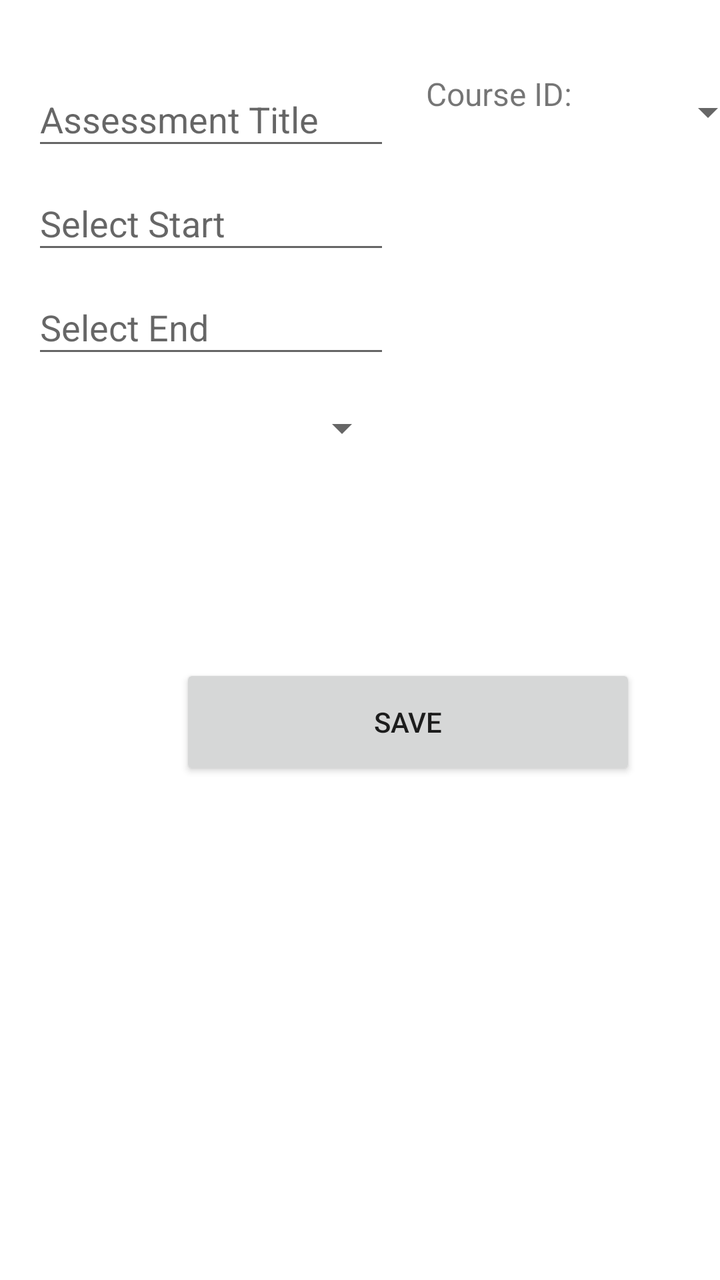
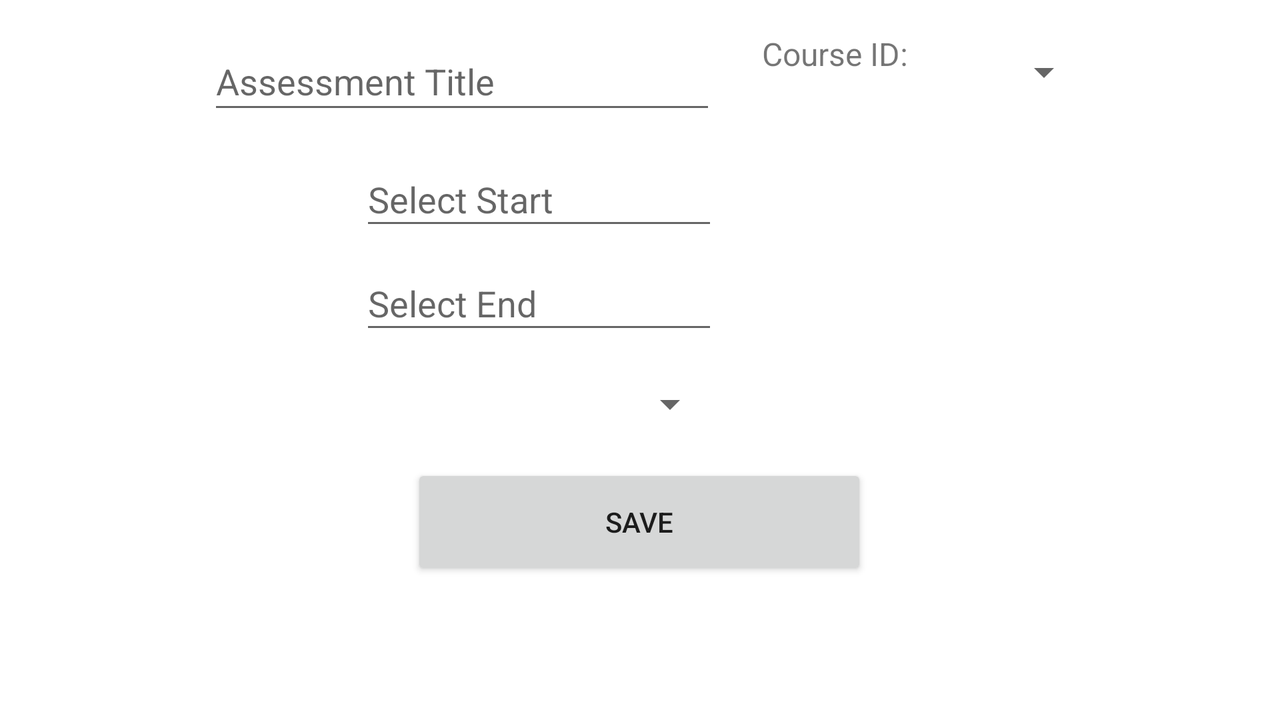

First picture: res/layout/ on a phone held upright. Second picture: the repository's own variant of that layout, on a device whose configuration matches the variant's folder. Source for both follows.
<!-- AndroidManifest.xml: application theme Theme.AcademicScheduleApp -->
<!-- res/layout/activity_add_assessment.xml -->
<?xml version="1.0" encoding="utf-8"?>
<androidx.constraintlayout.widget.ConstraintLayout xmlns:android="http://schemas.android.com/apk/res/android"
    xmlns:app="http://schemas.android.com/apk/res-auto"
    xmlns:tools="http://schemas.android.com/tools"
    android:layout_width="match_parent"
    android:layout_height="match_parent"
    tools:context=".UI.AddAssessmentActivity">

    <Spinner
        android:id="@+id/addAssessmentTypeField"
        android:layout_width="179dp"
        android:layout_height="44dp"
        android:layout_marginStart="16dp"
        android:layout_marginTop="192dp"
        android:ems="10"
        android:inputType="textNoSuggestions"
        app:layout_constraintStart_toStartOf="parent"
        app:layout_constraintTop_toTopOf="parent" />

    <EditText
        android:id="@+id/addAssessmentTitleField"
        android:layout_width="179dp"
        android:layout_height="44dp"
        android:layout_marginStart="16dp"
        android:layout_marginTop="36dp"
        android:ems="10"
        android:hint="Assessment Title"
        android:inputType="textNoSuggestions"
        app:layout_constraintStart_toStartOf="parent"
        app:layout_constraintTop_toTopOf="parent" />

    <EditText
        android:id="@+id/addAssessmentEndField"
        android:layout_width="179dp"
        android:layout_height="44dp"
        android:layout_marginStart="16dp"
        android:layout_marginTop="140dp"
        android:ems="10"
        android:hint="Select End"
        android:focusable="false"
        android:inputType="text|date"
        app:layout_constraintStart_toStartOf="parent"
        app:layout_constraintTop_toTopOf="parent" />

    <EditText
        android:id="@+id/addAssessmentStartField"
        android:layout_width="179dp"
        android:layout_height="44dp"
        android:layout_marginStart="16dp"
        android:layout_marginTop="88dp"
        android:ems="10"
        android:hint="Select Start"
        android:focusable="false"
        android:inputType="text|date"
        app:layout_constraintStart_toStartOf="parent"
        app:layout_constraintTop_toTopOf="parent" />

    <Spinner
        android:id="@+id/addCourseOfAssessmentField"
        android:layout_width="90dp"
        android:layout_height="40dp"
        android:layout_marginStart="288dp"
        android:layout_marginTop="36dp"
        android:ems="10"
        android:inputType="none"
        app:layout_constraintStart_toStartOf="parent"
        app:layout_constraintTop_toTopOf="parent" />

    <TextView
        android:id="@+id/textView"
        android:layout_width="75dp"
        android:layout_height="26dp"
        android:layout_marginStart="212dp"
        android:layout_marginTop="36dp"
        android:text="Course ID:"
        android:textAlignment="center"
        android:textSize="16sp"
        app:layout_constraintStart_toStartOf="parent"
        app:layout_constraintTop_toTopOf="parent" />

    <Button
        android:id="@+id/addAssessmentSaveBtn"
        android:layout_width="228dp"
        android:layout_height="58dp"
        android:layout_marginStart="90dp"
        android:layout_marginTop="96dp"
        android:layout_marginEnd="90dp"
        android:onClick="saveNewAssessment"
        android:text="Save"
        app:layout_constraintEnd_toEndOf="parent"
        app:layout_constraintHorizontal_bias="0.0"
        app:layout_constraintStart_toStartOf="parent"
        app:layout_constraintTop_toBottomOf="@+id/addAssessmentTypeField" />

</androidx.constraintlayout.widget.ConstraintLayout>
<!-- resources referenced by this layout -->
<resources>
  <style name="Theme.AcademicScheduleApp" parent="Theme.MaterialComponents.DayNight.DarkActionBar">
          
          <item name="colorPrimary">@color/Black_Coral</item>
          <item name="colorPrimaryVariant">@color/Independence</item>
          <item name="colorOnPrimary">@color/white</item>
          
          <item name="colorSecondary">@color/Silver</item>
          <item name="colorSecondaryVariant">@color/Quick_Silver</item>
          <item name="colorOnSecondary">@color/black</item>
          
          <item name="android:statusBarColor" tools:targetApi="l">?attr/colorPrimaryVariant</item>
          
      </style>
  <color name="Black_Coral">#536079</color>
  <color name="Independence">#424D61</color>
  <color name="white">#FFFFFFFF</color>
  <color name="Silver">#BFC0C0</color>
  <color name="Quick_Silver">#A2A4A4</color>
  <color name="black">#FF000000</color>
</resources>
<!-- res/layout-land/activity_add_assessment.xml (the author's variant of the layout above) -->
<!-- drawn on the phone turned sideways -->
<?xml version="1.0" encoding="utf-8"?>
<androidx.constraintlayout.widget.ConstraintLayout xmlns:android="http://schemas.android.com/apk/res/android"
    xmlns:app="http://schemas.android.com/apk/res-auto"
    xmlns:tools="http://schemas.android.com/tools"
    android:layout_width="match_parent"
    android:layout_height="match_parent"
    tools:context=".UI.AddAssessmentActivity">

    <Button
        android:id="@+id/addAssessmentSaveBtn"
        android:layout_width="228dp"
        android:layout_height="58dp"
        android:layout_marginStart="90dp"
        android:layout_marginTop="8dp"
        android:layout_marginEnd="90dp"
        android:onClick="saveNewAssessment"
        android:text="Save"
        app:layout_constraintEnd_toEndOf="parent"
        app:layout_constraintHorizontal_bias="0.498"
        app:layout_constraintStart_toStartOf="parent"
        app:layout_constraintTop_toBottomOf="@+id/addAssessmentTypeField" />

    <Spinner
        android:id="@+id/addCourseOfAssessmentField"
        android:layout_width="90dp"
        android:layout_height="40dp"
        android:layout_marginStart="456dp"
        android:layout_marginTop="16dp"
        android:ems="10"
        android:inputType="none"
        app:layout_constraintStart_toStartOf="parent"
        app:layout_constraintTop_toTopOf="parent" />

    <EditText
        android:id="@+id/addAssessmentTitleField"
        android:layout_width="254dp"
        android:layout_height="46dp"
        android:layout_marginStart="104dp"
        android:layout_marginTop="16dp"
        android:ems="10"
        android:hint="Assessment Title"
        android:inputType="textNoSuggestions"
        app:layout_constraintStart_toStartOf="parent"
        app:layout_constraintTop_toTopOf="parent" />

    <EditText
        android:id="@+id/addAssessmentStartField"
        android:layout_width="179dp"
        android:layout_height="44dp"
        android:layout_marginStart="180dp"
        android:layout_marginTop="76dp"
        android:ems="10"
        android:focusable="false"
        android:hint="Select Start"
        android:inputType="text|date"
        app:layout_constraintStart_toStartOf="parent"
        app:layout_constraintTop_toTopOf="parent" />

    <EditText
        android:id="@+id/addAssessmentEndField"
        android:layout_width="179dp"
        android:layout_height="44dp"
        android:layout_marginStart="180dp"
        android:layout_marginTop="128dp"
        android:ems="10"
        android:focusable="false"
        android:hint="Select End"
        android:inputType="text|date"
        app:layout_constraintStart_toStartOf="parent"
        app:layout_constraintTop_toTopOf="parent" />

    <Spinner
        android:id="@+id/addAssessmentTypeField"
        android:layout_width="179dp"
        android:layout_height="44dp"
        android:layout_marginStart="180dp"
        android:layout_marginTop="180dp"
        android:ems="10"
        android:inputType="textNoSuggestions"
        app:layout_constraintStart_toStartOf="parent"
        app:layout_constraintTop_toTopOf="parent" />

    <TextView
        android:id="@+id/textView"
        android:layout_width="75dp"
        android:layout_height="26dp"
        android:layout_marginStart="380dp"
        android:layout_marginTop="16dp"
        android:text="Course ID:"
        android:textAlignment="center"
        android:textSize="16sp"
        app:layout_constraintStart_toStartOf="parent"
        app:layout_constraintTop_toTopOf="parent" />

</androidx.constraintlayout.widget.ConstraintLayout>
